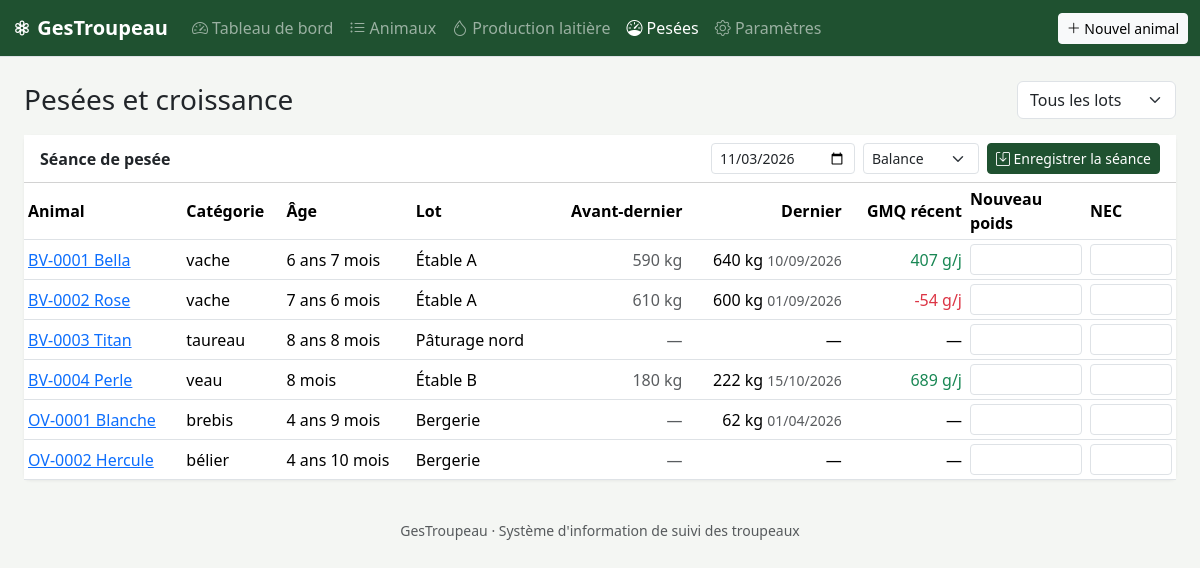
/pesees.php, run on the app's committed database.
### tables this page shows
CREATE TABLE animaux (
  id                    INT AUTO_INCREMENT PRIMARY KEY,
  numero_identification VARCHAR(30) NOT NULL UNIQUE COMMENT 'Boucle / puce / tatouage',
  nom                   VARCHAR(60) NULL,
  espece_id             INT NOT NULL,
  race_id               INT NULL,
  sexe                  ENUM('M','F') NOT NULL,
  categorie             VARCHAR(30) NULL COMMENT 'veau, génisse, vache, taureau, agneau, brebis…',
  robe                  VARCHAR(60) NULL,
  date_naissance        DATE NULL,
  poids_naissance       DECIMAL(6,2) NULL,
  mere_id               INT NULL,
  pere_id               INT NULL,
  origine               ENUM('naissance','achat') NOT NULL DEFAULT 'naissance',
  date_entree           DATE NULL,
  prix_achat            DECIMAL(10,2) NULL,
  lot_id                INT NULL,
  statut                ENUM('actif','vendu','mort','reforme') NOT NULL DEFAULT 'actif',
  date_sortie           DATE NULL,
  motif_sortie          VARCHAR(255) NULL,
  photo                 VARCHAR(255) NULL,
  observations          TEXT NULL,
  created_at            TIMESTAMP DEFAULT CURRENT_TIMESTAMP,
  updated_at            TIMESTAMP DEFAULT CURRENT_TIMESTAMP ON UPDATE CURRENT_TIMESTAMP,
  KEY idx_statut (statut),
  CONSTRAINT fk_animal_espece FOREIGN KEY (espece_id) REFERENCES especes(id),
  CONSTRAINT fk_animal_race   FOREIGN KEY (race_id)   REFERENCES races(id)   ON DELETE SET NULL,
  CONSTRAINT fk_animal_lot    FOREIGN KEY (lot_id)    REFERENCES lots(id)    ON DELETE SET NULL,
  CONSTRAINT fk_animal_mere   FOREIGN KEY (mere_id)   REFERENCES animaux(id) ON DELETE SET NULL,
  CONSTRAINT fk_animal_pere   FOREIGN KEY (pere_id)   REFERENCES animaux(id) ON DELETE SET NULL
);

CREATE TABLE lots (
  id          INT AUTO_INCREMENT PRIMARY KEY,
  nom         VARCHAR(60) NOT NULL UNIQUE,
  type        ENUM('batiment','paturage','lot') NOT NULL DEFAULT 'lot',
  description VARCHAR(255) NULL
);

CREATE TABLE pesees (
  id                 INT AUTO_INCREMENT PRIMARY KEY,
  animal_id          INT NOT NULL,
  date_pesee         DATE NOT NULL,
  poids              DECIMAL(7,2) NOT NULL COMMENT 'kg',
  note_etat_corporel DECIMAL(2,1) NULL COMMENT 'NEC de 1 à 5',
  methode            ENUM('balance','ruban','estimation') NOT NULL DEFAULT 'balance',
  observations       VARCHAR(255) NULL,
  KEY idx_pesee (animal_id, date_pesee),
  CONSTRAINT fk_pesee_animal FOREIGN KEY (animal_id) REFERENCES animaux(id) ON DELETE CASCADE
);

### includes/functions.php (called while the page is built, shortened)
<?php
function e($v): string { return htmlspecialchars((string)($v ?? ''), ENT_QUOTES, 'UTF-8'); }
function dfr(?string $d): string { return $d ? date('d/m/Y', strtotime($d)) : '—'; }
function nfr($n, int $dec = 1): string { return $n === null || $n === '' ? '—' : number_format((float)$n, $dec, ',', ' '); }
function age(?string $naissance): string {
    $i = (new DateTime($naissance))->diff(new DateTime());
    if ($i->y > 0) return $i->y . ' an' . ($i->y > 1 ? 's' : '') . ($i->m ? ' ' . $i->m . ' mois' : '');
    if ($i->m > 0) return $i->m . ' mois';
    return $i->d . ' j';
}

### pesees.php (the view, shortened to what this page needs)
<?php
require 'includes/functions.php';
$lot = (int)($_GET['lot'] ?? 0);
$sql = "SELECT a.id, a.numero_identification, a.nom, a.categorie, a.date_naissance, l.nom lot,
    p1.poids dernier, p1.date_pesee date_dernier, p2.poids avant, p2.date_pesee date_avant
  FROM animaux a LEFT JOIN lots l ON l.id=a.lot_id
  LEFT JOIN pesees p1 ON p1.id = (SELECT id FROM pesees WHERE animal_id=a.id ORDER BY date_pesee DESC LIMIT 1)
  LEFT JOIN pesees p2 ON p2.id = (SELECT id FROM pesees WHERE animal_id=a.id ORDER BY date_pesee DESC LIMIT 1 OFFSET 1)
  WHERE a.statut='actif'" . ($lot ? ' AND a.lot_id=' . $lot : '') . ' ORDER BY a.numero_identification';
$animaux = $pdo->query($sql)->fetchAll();
require 'includes/header.php';
?>
<div class="d-flex flex-wrap justify-content-between align-items-center gap-2 mb-3">
  <h1 class="h3 mb-0">Pesées et croissance</h1>
  <form><select name="lot" class="form-select" onchange="this.form.submit()"><option value="0">Tous les lots</option>
    <?php foreach (lots($pdo) as $x): ?><option value="<?= $x['id'] ?>" <?= $lot==$x['id']?'selected':'' ?>><?= e($x['nom']) ?></option><?php endforeach; ?></select></form>
</div>
<form method="post" class="card">
  <div class="card-header bg-white d-flex flex-wrap gap-2 align-items-center">
    <strong class="me-auto">Séance de pesée</strong>
    <input type="date" name="date_pesee" value="<?= date('Y-m-d') ?>" class="form-control form-control-sm w-auto">
    <select name="methode" class="form-select form-select-sm w-auto"><option value="balance">Balance</option><option value="ruban">Ruban</option><option value="estimation">Estimation</option></select>
    <button class="btn btn-primary btn-sm"><i class="bi bi-save"></i> Enregistrer la séance</button>
  </div>
  <div class="table-responsive"><table class="table table-sm table-hover mb-0">
    <thead><tr><th>Animal</th><th>Catégorie</th><th>Âge</th><th>Lot</th><th class="text-end">Avant-dernier</th><th class="text-end">Dernier</th><th class="text-end">GMQ récent</th><th style="width:120px">Nouveau poids</th><th style="width:90px">NEC</th></tr></thead>
    <tbody><?php foreach ($animaux as $a):
      $g = null;
      if ($a['dernier'] && $a['avant']) { $j = (strtotime($a['date_dernier']) - strtotime($a['date_avant'])) / 86400; if ($j > 0) $g = round(($a['dernier'] - $a['avant']) / $j * 1000); } ?>
      <tr><td><a href="animal.php?id=<?= $a['id'] ?>&tab=poids"><?= e($a['numero_identification'].' '.$a['nom']) ?></a></td>
        <td><?= e($a['categorie']) ?></td><td><?= age($a['date_naissance']) ?></td><td><?= e($a['lot']) ?></td>
        <td class="text-end text-muted"><?= $a['avant'] ? nfr($a['avant'],0).' kg' : '—' ?></td>
        <td class="text-end"><?= $a['dernier'] ? nfr($a['dernier'],0).' kg <small class="text-muted">'.dfr($a['date_dernier']).'</small>' : '—' ?></td>
        <td class="text-end"><?= $g === null ? '—' : '<span class="'.($g<0?'text-danger':'text-success').'">'.$g.' g/j</span>' ?></td>
        <td><input type="number" step="0.1" min="0" name="poids[<?= $a['id'] ?>]" class="form-control form-control-sm"></td>
        <td><input type="number" step="0.25" min="1" max="5" name="nec[<?= $a['id'] ?>]" class="form-control form-control-sm"></td></tr>
    <?php endforeach; ?></tbody>
  </table></div>
</form>
<?php require 'includes/footer.php';

### assets/style.css (style rules this page uses)
:root { --bs-primary: #1f5130; --bs-primary-rgb: 31, 81, 48; }
body { background: #f4f6f3; }
.btn-primary { --bs-btn-bg: #1f5130; --bs-btn-border-color: #1f5130; --bs-btn-hover-bg: #173d24; --bs-btn-hover-border-color: #173d24; }
.card { border: 0; box-shadow: 0 1px 3px rgba(0,0,0,.06); }
.table td, .table th { vertical-align: middle; }

### data on the page
animaux: numero_identification+nom "BV-0001 Bella", categorie "vache", date_naissance "6 ans 7 mois", lot.nom "Étable A", pesees.poids "590", pesees.poids "640", pesees.date_pesee "10/09/2026", g "407"
animaux: numero_identification+nom "BV-0002 Rose", categorie "vache", date_naissance "7 ans 6 mois", lot.nom "Étable A", pesees.poids "610", pesees.poids "600", pesees.date_pesee "01/09/2026", g "-54"
animaux: numero_identification+nom "BV-0003 Titan", categorie "taureau", date_naissance "8 ans 8 mois", lot.nom "Pâturage nord"
animaux: numero_identification+nom "BV-0004 Perle", categorie "veau", date_naissance "8 mois", lot.nom "Étable B", pesees.poids "180", pesees.poids "222", pesees.date_pesee "15/10/2026", g "689"
animaux: numero_identification+nom "OV-0001 Blanche", categorie "brebis", date_naissance "4 ans 9 mois", lot.nom "Bergerie", pesees.poids "62", pesees.date_pesee "01/04/2026"
animaux: numero_identification+nom "OV-0002 Hercule", categorie "bélier", date_naissance "4 ans 10 mois", lot.nom "Bergerie"

### other printed values
APP_NAME "GesTroupeau"
